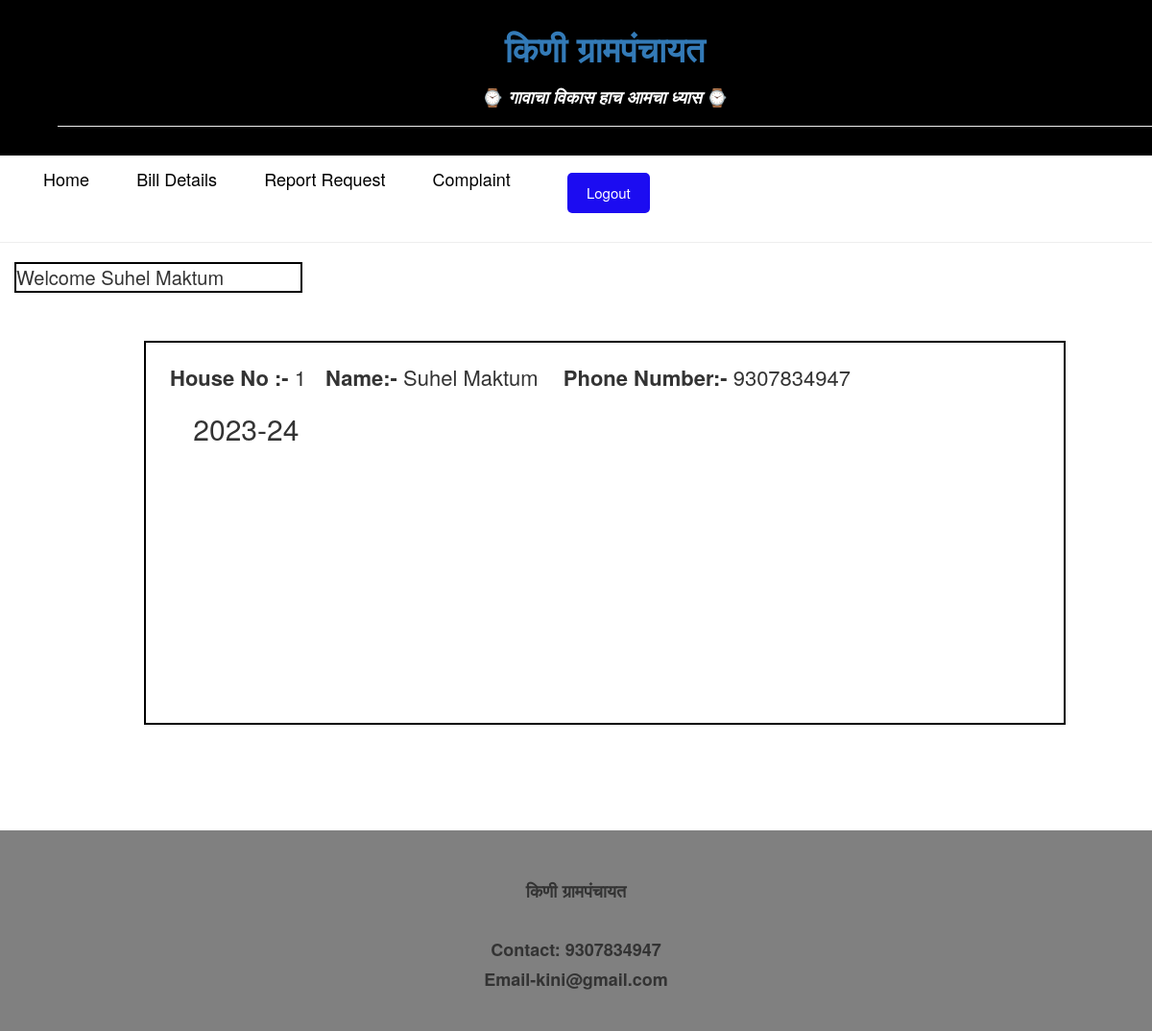
The app's page /bill.php (signed in) with its own data.
### tables this page shows
CREATE TABLE `user` (
  `house_no` int(20) NOT NULL,
  `name` varchar(50) NOT NULL,
  `phone` bigint(10) NOT NULL,
  `no_person` int(3) NOT NULL,
  `ward_no` int(3) NOT NULL,
  `water_conn` int(3) NOT NULL,
  `area` int(20) NOT NULL,
  `floor` int(3) NOT NULL,
  `Water_rate` int(10) NOT NULL,
  `Land_rate` int(10) NOT NULL,
  `date` datetime NOT NULL DEFAULT current_timestamp()
);

### bill.php (the view, shortened to what this page needs)
<?php
   include('connection.php');
?>
<!DOCTYPE html>
<html lang="en">
<head>
   <link href="css/homestyle.css" rel="stylesheet" type="text/css" media="all" />
   <link href="css/memenu.css" rel="stylesheet" type="text/css" media="all" />
   <link href="css/bootstrap.css" rel="stylesheet" type="text/css" media="all" />
</head>
<body>
   <div class="top-header">
      <div class="container">
         <div class="top-header-main">
            <div class="col-md-6 top-header-left">
               <div class="container">
                  <h1 class=text-center> <a href="user1.php">
                        <h1><b>किणी ग्रामपंचायत</b></h1>
                     </a></h1>
                  <p>
                  <h4 style="text-align:center;color:white">⌚<i><b> गावाचा विकास हाच आमचा ध्यास</b> </i>⌚</h4>
                  </p>
                  <hr>
               </div>
            </div>
         </div>
      </div>
   </div>
   <div>
      <div class="header-bottom">
         <div class="container">
            <div class="header">
               <div class="col-md-9 header-left">
                  <div class="top-nav">
                     <ul class="memenu skyblue">
                              <li class="grid"><a href="user1.php"><b style="color: black"><h4>Home</h4></b></a></li>
                              <li class="grid"><a href="bill.php"><b style="color: black"><h4>Bill Details</h4></b></a></li>
                        <li class="grid"><a href="reportrequest.php"><b style="color: black"><h4>Report Request</h4></b></a></li>
                        <li class="grid"><a href="complaint.php"><b style="color: black"><h4>Complaint</h4></b></a></li>
                              <li>
                              <div class="log"><a href="adlogout.php" ><button class="logout-button">Logout</button></a>
                              </li><br>
                     </ul>
                  </div>
               </div>
            </div>
         </div>
      </div>
      <b><hr></b>
      <div class ="welcome">
       <?php
       $suhel1234=$_SESSION['username2'];
       $sql = "SELECT * FROM `user` where house_no='$suhel1234'";
       $result = mysqli_query($conn, $sql);
      while($row = mysqli_fetch_assoc($result)){
       echo " Welcome ".$row['name'];
      }
       ?>
    </div>
    <div class="info">
    <?php
          $sql = "SELECT * FROM `user` where house_no='$suhel1234'";
          $result = mysqli_query($conn, $sql);
         while($row = mysqli_fetch_assoc($result)){
    ?>
    <table>
        <tbody>
        <tr>
            <td>
                <div class="house">
            <b>House No :- </b><?php echo $row['house_no'];?>
                </div>
            </td>
            <td>
              <div class="pname">
                <b>Name:- </b><?php echo $row['name'];?>
              </div>
            </td>
            <td>
              <div class="pname">
            &nbsp;<b>Phone Number:- </b><?php echo $row['phone'];?>
              </div>
            </td>
        </tr>
         <td>
         <center><h2>&nbsp;&nbsp; &nbsp; 2023-24</h2></center>
         </td>
        </tbody>
    </table>
    <table>
        <tbody>
            <tr>
                <td>
                </td>
            </tr>
        </tbody>
    </table>
    <?php
         }
    ?>
   </div>
<br><br><br>
         <div class="footer1">
            <footer>
               <br><br>
               <p><b>
                     <h4>किणी ग्रामपंचायत</h4>
                  </b> <br>
               <p><b>
                     <h4>Contact: 9307834947 </h4>
                  </b></p>
               <p><b>
                     <h4>Email-kini@gmail.com</h4>
                  </b></p><br>
               </p>
            </footer>
            </div>
</body>
</html>

### css/homestyle.css (style rules this page uses)
body { background:#fff; font-family: 'Lato-Regular'; }
body a { transition: 0.5s all; -webkit-transition: 0.5s all; -o-transition: 0.5s all; -moz-transition: 0.5s all; -ms-transition: 0.5s all; }
.top-header { background: #000; padding: 10px 0px; }

### css/memenu.css (style rules this page uses)
.memenu { margin: 5px 0 0 0; padding: 0; width: 100%; list-style: none; display: inline-block; position: relative; font-size: 15px; }
.memenu li { display:inline-block; }
.memenu>li>a { float: left; padding-right: 45px; color: #000; font-size: 16px; text-decoration: none; transition: color .4s ease-in-out; -moz-transition: color .4s ease-in-out; -webkit-transition: color .4s ease-in-out; -o-transition: color .4s ease-in-out; }

### bill.php (style rules this page uses)
footer { text-align: center; padding: 3px; }
h1 { text-align: center; margin-bottom: 20px; }
.welcome { font-size:20px; border: 2px solid black; width: 300px; margin-left: 15px; }
.info { height:400px; width:80%; margin-left:150px; margin-right:50px; margin-top:50px; margin-bottom:50px; border: 2px solid black }
.house { font-size:22px; margin-top:20px; margin-left:25px; }
.pname { font-size:22px; margin-top:20px; margin-left:20px; }
.footer1 { background-color: #808080 ; }
.logout-button { padding: 10px 20px; background-color: #1c0cf1; color: white; border: none; border-radius: 5px; cursor: pointer; }
.log { margin: 10px; }

### records on screen
user: name "Suhel Maktum", house_no "1", phone "9307834947"
